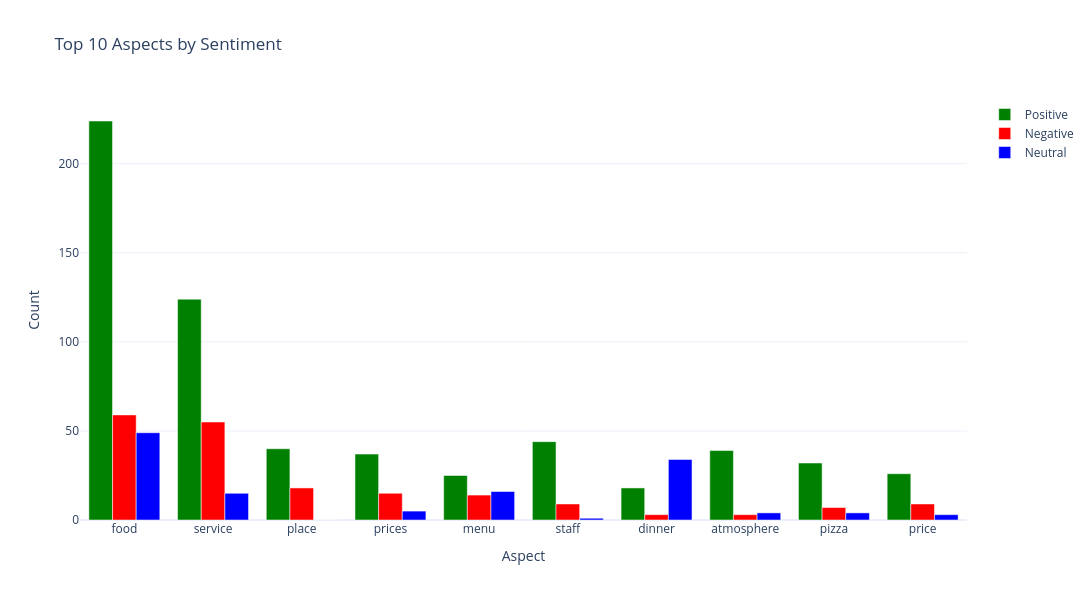

The notebook cell this image was saved under:
### Code cell
top_aspects = df["aspect"].value_counts().head(10).index

filtered_df = df[df["aspect"].isin(top_aspects)]

aspect_sentiment_counts = (
    filtered_df
    .groupby(["aspect", "sentiment"])
    .size()
    .unstack(fill_value=0)
    .reindex(top_aspects)
)

fig = go.Figure()

fig.add_trace(go.Bar(
    x=aspect_sentiment_counts.index,
    y=aspect_sentiment_counts["positive"],
    name="Positive",
    marker_color="green"
))

fig.add_trace(go.Bar(
    x=aspect_sentiment_counts.index,
    y=aspect_sentiment_counts["negative"],
    name="Negative",
    marker_color="red"
))

fig.add_trace(go.Bar(
    x=aspect_sentiment_counts.index,
    y=aspect_sentiment_counts["neutral"],
    name="Neutral",
    marker_color="blue"
))

fig.update_layout(
    title="Top 10 Aspects by Sentiment",
    xaxis_title="Aspect",
    yaxis_title="Count",
    barmode="group",
    template="plotly_white",
    width=1100,
    height=600
)

fig.show()

### Figure 1 — Plotly figure (JSON) as saved in the notebook; plotly's stock layout.template omitted (floating-point values rounded to 4 significant figures)
{"data": [{"marker": {"color": "green"}, "name": "Positive", "type": "bar", "x": ["food", "service", "place", "prices", "menu", "staff", "dinner", "atmosphere", "pizza", "price"], "y": [224, 124, 40, 37, 25, 44, 18, 39, 32, 26]}, {"marker": {"color": "red"}, "name": "Negative", "type": "bar", "x": ["food", "service", "place", "prices", "menu", "staff", "dinner", "atmosphere", "pizza", "price"], "y": [59, 55, 18, 15, 14, 9, 3, 3, 7, 9]}, {"marker": {"color": "blue"}, "name": "Neutral", "type": "bar", "x": ["food", "service", "place", "prices", "menu", "staff", "dinner", "atmosphere", "pizza", "price"], "y": [49, 15, 0, 5, 16, 1, 34, 4, 4, 3]}], "layout": {"barmode": "group", "height": 600, "title": {"text": "Top 10 Aspects by Sentiment"}, "width": 1100, "xaxis": {"autorange": true, "range": [-0.5, 9.5], "title": {"text": "Aspect"}, "type": "category"}, "yaxis": {"autorange": true, "range": [0, 235.8], "title": {"text": "Count"}, "type": "linear"}}}
